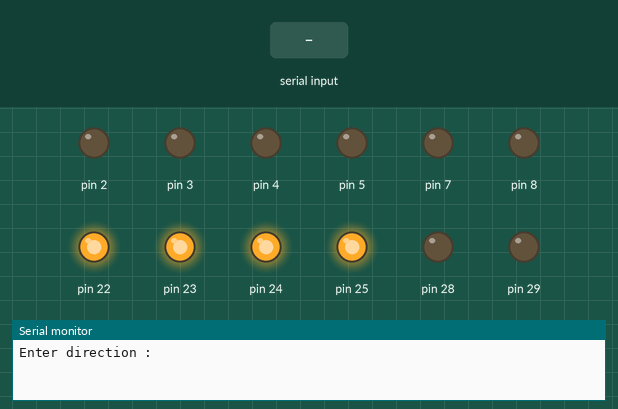
Recording of a sketch running on a simulated Arduino Mega 2560, built with avr-gcc and run on an emulated ATmega2560. On the bench: output pins drawn as LEDs (lit = HIGH), the last lines printed to the serial monitor. The inputs (shaded band) are chosen by the test bench.

Above: at 1.2 s.
1.3 s: "w" received over Serial
At 1.6 s:
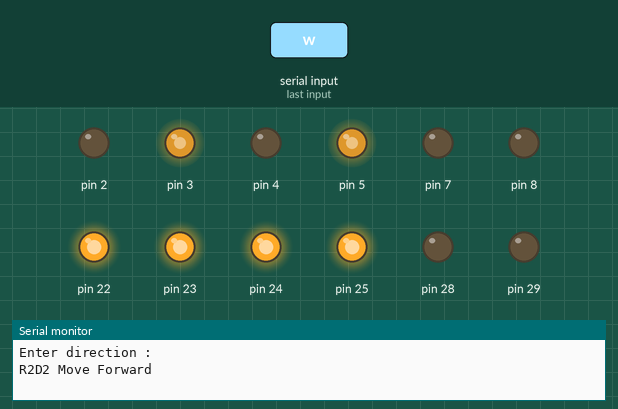
2.8 s: "a" received over Serial
At 4.0 s:
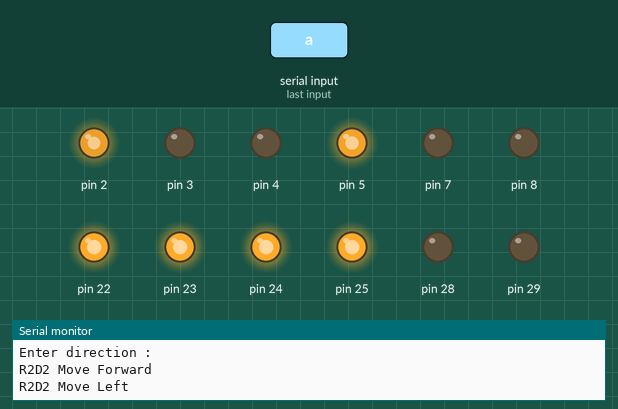
4.3 s: "d" received over Serial
At 5.1 s:
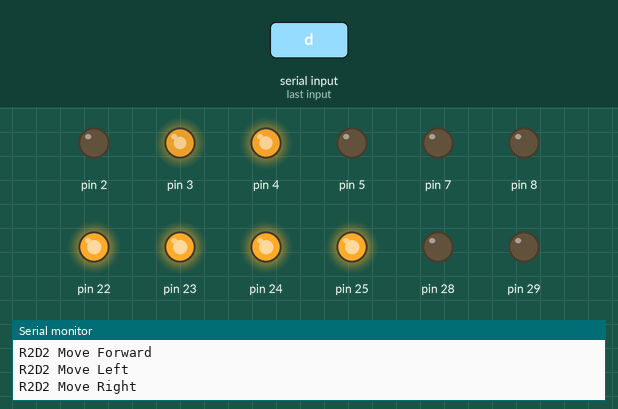
5.8 s: "s" received over Serial
At 6.3 s:
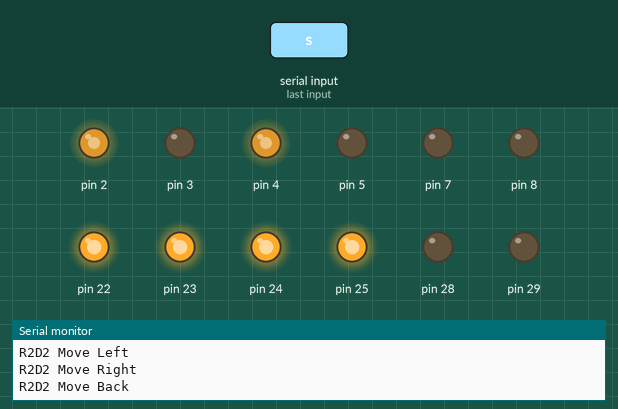
7.3 s: "r" received over Serial
At 8.5 s:
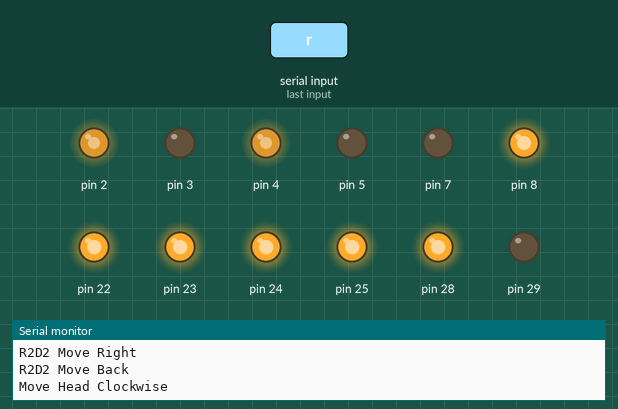
8.8 s: "l" received over Serial
At 9.7 s:
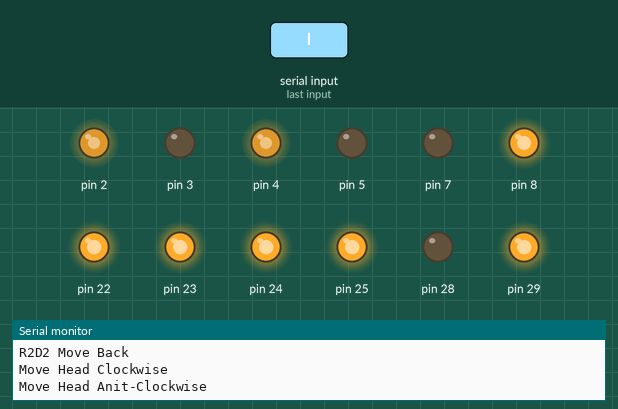
Timing chart, 0 to 11.3 s (numbered marks = the images above; inputs shaded):
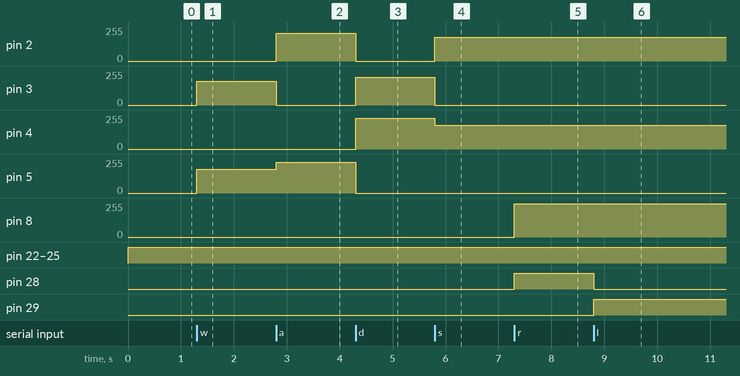

The sketch:

bts.ino
```cpp
void setup() {
  pinMode(22,OUTPUT);
  pinMode(23,OUTPUT);
  pinMode(24,OUTPUT);
  pinMode(25,OUTPUT);
  pinMode(2,OUTPUT);
  pinMode(3,OUTPUT);
  pinMode(4,OUTPUT);
  pinMode(5,OUTPUT);
  pinMode(28,OUTPUT);
  pinMode(29,OUTPUT);
  pinMode(7,OUTPUT);
  Serial.begin(9600);
  Serial.println("Enter direction :");
}

void loop() {
digitalWrite(22,HIGH);
digitalWrite(23,HIGH);
digitalWrite(24,HIGH);
digitalWrite(25,HIGH);
//mf();
//delay(2000);
//mb();
//delay(2000);
//mr();
//delay(5000);
//ml();
//delay(5000);
//ms();
//delay(7000);
//hmc();
//delay(5000);
//hmac();
//delay(5000);
if (Serial.available())
{
  char ch=Serial.read();
  if(ch=='w'){
    mf();
  }
    if(ch=='a'){
    ml();
  }
    if(ch=='d'){
    mr();
  }
    if(ch=='x'){
    ms();
    hms();
  }
    if(ch=='s'){
    mb();
  }
  if(ch=='r'){
    hmc();
  }
  if(ch=='l'){
    hmac();
  }
}
}

void mf(){
analogWrite(2,0);  //left motor
analogWrite(3,180);//left motor
analogWrite(4,0);  //right motor
analogWrite(5,180);//right motor
Serial.println("R2D2 Move Forward");
}
void mb(){
analogWrite(2,180);
analogWrite(3,0);
analogWrite(4,180);
analogWrite(5,0);
Serial.println("R2D2 Move Back");
}
void ml(){
analogWrite(2,210);
analogWrite(3,0);
analogWrite(4,0);
analogWrite(5,230);
Serial.println("R2D2 Move Left");
}
void mr(){
analogWrite(2,0);
analogWrite(3,210);
analogWrite(4,230);
analogWrite(5,0);
Serial.println("R2D2 Move Right");
}
void ms(){ //motor stop
analogWrite(2,0);
analogWrite(3,0);
analogWrite(4,0);
analogWrite(5,0);
Serial.println("R2D2 Move Right");
}
void hmc(){
digitalWrite(28,HIGH);
digitalWrite(29,LOW);
analogWrite(8,250);
Serial.println("Move Head Clockwise");
}//clockwise head motor rotation
void hmac(){
digitalWrite(28,LOW);
digitalWrite(29,HIGH);
analogWrite(8,250);
Serial.println("Move Head Anit-Clockwise");
}//anti-clockwise headmotor rotation
void hms(){
digitalWrite(28,LOW);
digitalWrite(29,LOW);
analogWrite(8,0);
Serial.println("Stop Head Movement");
}
```

Measured:
- after the input at 1.3 s, pin 3, pin 5: 0/255 → 180/255 at once
- after the input at 2.8 s, pin 2: 0/255 → 210/255 at once; pin 3: 180/255 → 0/255 at once; pin 5: 180/255 → 230/255 at once
- after the input at 4.3 s, pin 2: 210/255 → 0/255 at once; pin 3: 0/255 → 210/255 at once; pin 4: 0/255 → 230/255 at once; pin 5: 230/255 → 0/255 at once
- after the input at 5.8 s, pin 2: 0/255 → 180/255 at once; pin 3: 210/255 → 0/255 at once; pin 4: 230/255 → 180/255 at once
- after the input at 7.3 s, pin 8: 0/255 → 250/255 at once; pin 28: LOW → HIGH at once
- after the input at 8.8 s, pin 28: HIGH → LOW at once; pin 29: LOW → HIGH at once
